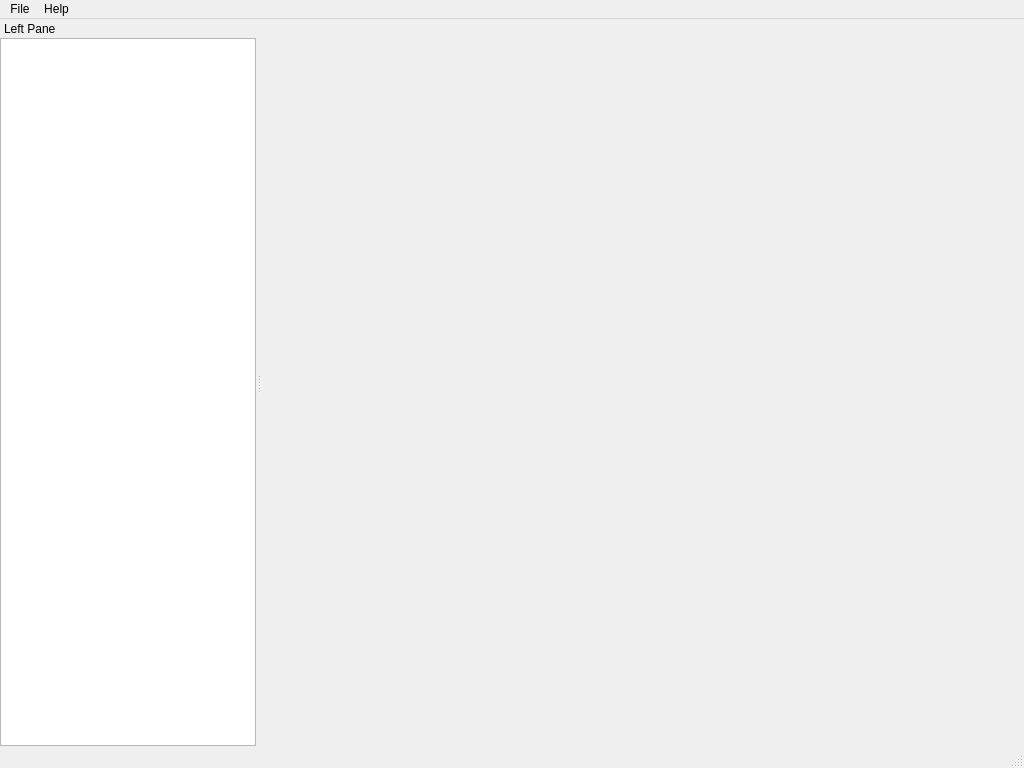
<?xml version="1.0" encoding="UTF-8"?>
<ui version="4.0">
 <class>MainWindow</class>
 <widget class="QMainWindow" name="MainWindow">
  <property name="geometry">
   <rect>
    <x>0</x>
    <y>0</y>
    <width>1024</width>
    <height>768</height>
   </rect>
  </property>
  <property name="windowTitle">
   <string>MainWindow</string>
  </property>
  <widget class="QWidget" name="centralwidget"/>
  <widget class="QMenuBar" name="menubar">
   <property name="geometry">
    <rect>
     <x>0</x>
     <y>0</y>
     <width>1024</width>
     <height>22</height>
    </rect>
   </property>
   <widget class="QMenu" name="menuFile">
    <property name="title">
     <string>File</string>
    </property>
    <addaction name="separator"/>
    <addaction name="actionOpen"/>
    <addaction name="separator"/>
    <addaction name="actionQuit"/>
   </widget>
   <widget class="QMenu" name="menuHelp">
    <property name="title">
     <string>Help</string>
    </property>
    <addaction name="actionAboutQt"/>
    <addaction name="actionTextureFormats"/>
   </widget>
   <addaction name="menuFile"/>
   <addaction name="menuHelp"/>
  </widget>
  <widget class="QStatusBar" name="statusbar"/>
  <widget class="QDockWidget" name="leftPaneDockWidget">
   <property name="features">
    <set>QDockWidget::NoDockWidgetFeatures</set>
   </property>
   <property name="allowedAreas">
    <set>Qt::LeftDockWidgetArea</set>
   </property>
   <property name="windowTitle">
    <string>Left Pane</string>
   </property>
   <attribute name="dockWidgetArea">
    <number>1</number>
   </attribute>
   <widget class="QWidget" name="leftPaneContents">
    <layout class="QVBoxLayout" name="verticalLayout">
     <property name="spacing">
      <number>0</number>
     </property>
     <property name="leftMargin">
      <number>0</number>
     </property>
     <property name="topMargin">
      <number>0</number>
     </property>
     <property name="rightMargin">
      <number>0</number>
     </property>
     <property name="bottomMargin">
      <number>0</number>
     </property>
     <item>
      <widget class="QTreeView" name="leftPaneView">
       <attribute name="headerVisible">
        <bool>false</bool>
       </attribute>
      </widget>
     </item>
    </layout>
   </widget>
  </widget>
  <action name="actionQuit">
   <property name="text">
    <string>Quit</string>
   </property>
   <property name="shortcut">
    <string>Ctrl+Q</string>
   </property>
   <property name="menuRole">
    <enum>QAction::QuitRole</enum>
   </property>
  </action>
  <action name="actionOpen">
   <property name="text">
    <string>Open</string>
   </property>
   <property name="shortcut">
    <string>Ctrl+O</string>
   </property>
  </action>
  <action name="actionTextureFormats">
   <property name="text">
    <string>Texture Formats...</string>
   </property>
  </action>
  <action name="actionAboutQt">
   <property name="text">
    <string>About Qt...</string>
   </property>
   <property name="menuRole">
    <enum>QAction::AboutQtRole</enum>
   </property>
  </action>
 </widget>
 <resources/>
 <connections/>
</ui>
